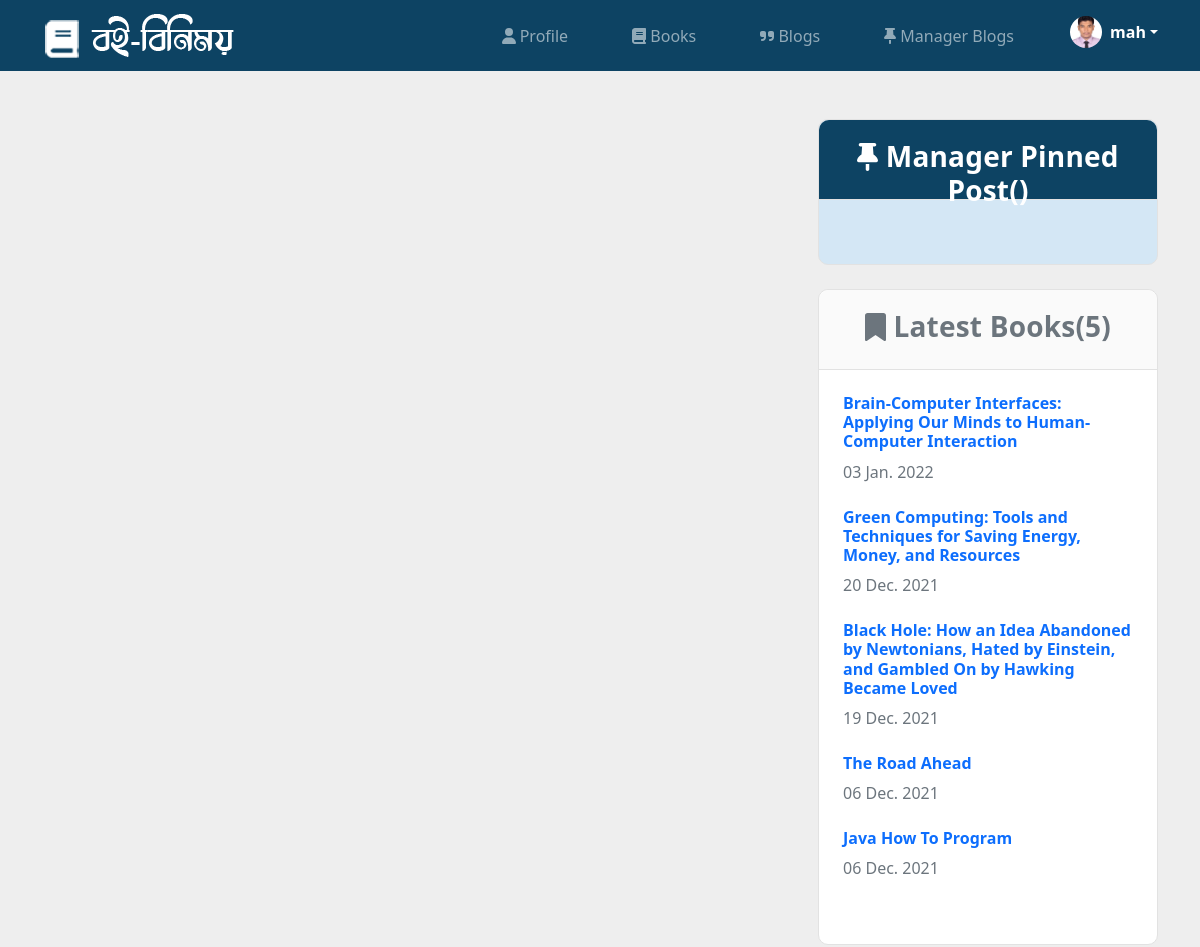
Page /blogs/ (signed in, upper part) on the earlier database version.
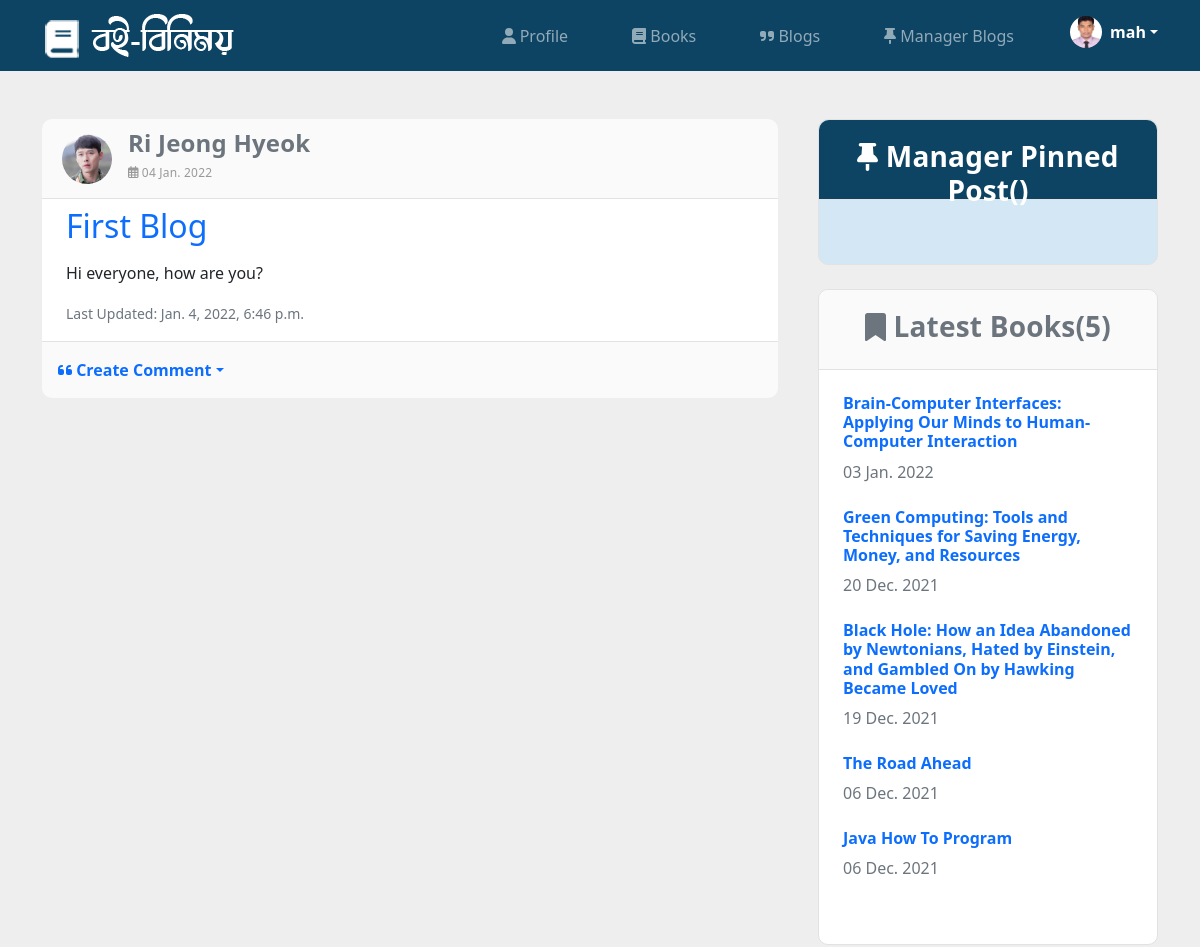
Same page on the later database version.
### books/models.py (models this page shows, shortened)
class Book(models.Model):
    EXCHANGE = (
        ('Yes','Yes'),
        ('No','No'),
    )
    creator = models.ForeignKey(Customer, null=True, blank=True, on_delete=models.CASCADE)
    name = models.CharField(max_length=200, null=True, blank=True)
    author = models.CharField(max_length=200, null=True, blank=True)
    edition = models.CharField(max_length=200, null=True, blank=True)
    image = models.ImageField(default='default.jpg', null=True, blank=True)
    slug = models.CharField(max_length=255, null=True, blank=True)
    category = models.ManyToManyField(Category, blank=True)
    description = models.TextField(null = True, blank=True)
    exchange = models.CharField(max_length=200,choices=EXCHANGE, null=True, blank=True)
    price = models.FloatField(null=True, blank=True)
    created = models.DateTimeField(auto_now_add=True)
    updated = models.DateTimeField(auto_now=True)

### users/models.py (models this page shows, shortened)
class Customer(models.Model):
    GENDER_TYPE = (
        ('Male','Male'),
        ('Female','Female'),
        ('Others','Others')
    )
    OCCUPATION_TYPE = (
        ('Student','Student'),
        ('Job-Holder','Job-Holder'),
    )
    username = models.OneToOneField(User, null=True, blank=True, on_delete=models.CASCADE)
    first_name = models.CharField(max_length=200, null=True, blank=True)
    last_name = models.CharField(max_length=200, null=True, blank=True)
    profile_pic = models.ImageField(default='profile-white.png', null=True, blank=True)
    phone = models.CharField(max_length=200, null=True, blank=True)
    email = models.CharField(max_length=200, null=True, blank=True)
    address = models.CharField(max_length=200, null=True, blank=True)
    occupation = models.CharField(max_length=50,choices=OCCUPATION_TYPE, null=True,blank=True)
    gender = models.CharField(max_length=50,choices=GENDER_TYPE, null=True,blank=True)
    birth_date = models.DateField(null=True, blank=True)
    created = models.DateTimeField(auto_now_add=True)
    updated = models.DateTimeField(auto_now=True)
    @property
    def customerImageURL(self):
        try:
            img = self.profile_pic.url
        except:
            img = ''
        return img

### blogs/models.py (models this page shows)
class Blog(models.Model):
    creator = models.ForeignKey(User, null=True, blank=True, on_delete=models.CASCADE)
    title = models.CharField(max_length=255)
    blog = models.TextField(null = True, blank=True)
    image = models.ImageField(null=True, blank=True)
    review = models.CharField(max_length=50, default="True", null = True, blank=True)
    slug = models.CharField(max_length=255, null=True, blank=True)
    created = models.DateTimeField(auto_now_add=True)
    updated = models.DateTimeField(auto_now=True)
    def __str__(self):
        return self.title

### users/decorators.py (the view)
        def wrapper_func(request, *args, **kwargs):
            group = None
            if request.user.groups.exists():
                group = request.user.groups.all()[0].name
            if group in allowed_roles:
                return view_func(request, *args, **kwargs)
            else:
                return render(request,'users/unauthorized_page.html')

### templates/blogs/blogs_home.html (shortened to what this page needs)
{% extends "users/main.html" %}
{% load static %}
{% load widget_tweaks %}
{% load bootstrap %}
{% block content %}
<div class="container">
  <br><br>
  <div class="row">
    <div class="col-lg-8">
      <div class="row">
        {% for blog in blogs %}
        {% if blog.creator.groups.all.0.name == 'customer' %}
          <div class="sidebar-wrap">
            <div class="panel-heading book-search-heading d-flex align-items-center">
              {% for cus in all_customer %}
              {% if cus.username == blog.creator %}
              <img src='{{cus.customerImageURL}}' alt="" width="50" height="50" class="rounded-circle me-2">
              <div>
                <h4 class="font-weight-700 ps-2"><a class="username-text" href="{% url 'user-profile' blog.creator %}"> {{blog.creator.first_name}} {{blog.creator.last_name}} </a></h4>
                <h6 class="text-capitalize ps-2 font-small">
                  <i class="far fa-calendar-alt mr-2"></i> {{ blog.created|date:"d N Y" }}
                </h6>
              </div>
              {% endif %}
              {% endfor %}
            </div>
            <div class="sidebar-widget latest-post px-4 py-2 bg-blog" style="border-bottom: 1px solid #e2e2e2;">
                <div class="mb-3">
                  <h2 class=""><a class="text-blue" href="#"> {{ blog.title }} </a></h2>
                </div>
                <p class="mb-3">{{ blog.blog | linebreaksbr }}</p>
                <p class="card-text mb-2"><small class="text-muted">Last Updated: {{ blog.updated }}</small></p>
            </div>
          </div>
          <div class="col-lg-12 col-md-12 mb-4">
            <div class="p-3 d-flex justify-content-end" style="background-color: #fafafa; border-bottom-left-radius: 10px; border-bottom-right-radius: 10px;">
              <ul class="navbar-nav" style="width: 100%;">
                <li class="nav-item">
                  <div class="dropdown">
                      <a href="/" class="d-flex align-items-center text-decoration-none dropdown-toggle" id="dropdownUser1" data-bs-toggle="dropdown" aria-expanded="false">
                          <strong><i class="fas fa-quote-left"></i> Create Comment</strong>
                      </a>
                  </div>
                </li>
              </ul>
            </div>
          </div>
        {% endif %}
        {% endfor %}
      </div>
    </div>
    <div class="col-lg-4">
      <div class="book-side-bg ms-3 mb-4" style="background-color: #d4e7f5;">
        <div class="sidebar-wrap pl-lg-4 mt-5 mt-lg-0 my-5">
          <div class="panel-heading book-search-heading bg-{{request.user.groups.all.0.name}}">
            <h3 class="text-center text-white font-weight-700"><i class="fas fa-thumbtack"></i> Manager Pinned Post({{latest_manager_blogs.count}})</h3>
          </div>
          <div class="sidebar-widget latest-post mb-3 px-4 py-2">
          </div>
        </div>
      </div>
      <div class="book-side-bg ms-3 mb-4">
        <div class="sidebar-wrap pl-lg-4 mt-5 mt-lg-0 my-5">
          <div class="panel-heading book-search-heading">
            <h3 class="text-center text-muted font-weight-700"><i class="fas fa-bookmark"></i> Latest Books({{latest_books.count}})</h3>
          </div>
          <div class="sidebar-widget latest-post mb-3 px-4 py-2">
            {% for book in latest_books %}
            <div class="py-2">
              <h6 class="my-2">
                <a class="text-blue font-weight-700" href="{% url 'books-details' book.slug %}">
                  {{ book.name }}
                </a>
              </h6>
              <span class="text-sm text-muted" >
                {{ book.created|date:"d N Y" }}
            </span>
            </div>
            {% endfor %}
          </div>
        </div>
      </div>
    </div>
  </div>
</div>
{% endblock %}

Differences in the rows shown:
added Blog: creator.first_name "Ri Jeong", creator.last_name "Hyeok", created "04 Jan. 2022", title "First Blog", blog "Hi everyone, how are you?", updated "Jan. 4, 2022, 6:46 p.m."
now on this page (row unchanged): Customer: customerImageURL (picture)
